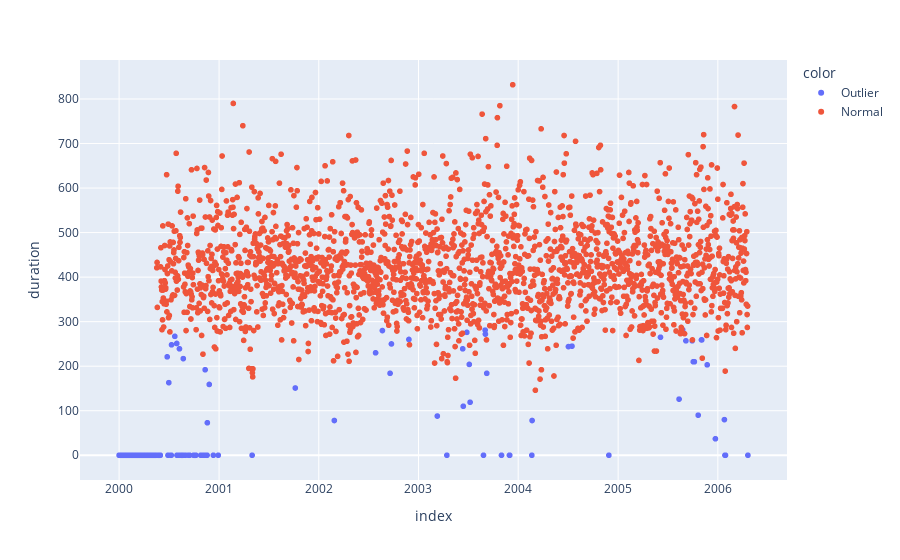

Source (notebook cell):
### Code cell
px.scatter(df, x=df.index , y=df.duration , 
           color=df['anomaly_seasonal_quantilemethod_duration'].map(lambda x: 'Outlier' if x==1 else 'Normal'),
           hover_data=['anomaly_seasonal_quantilemethod_duration'])

### Figure 1 — Plotly figure (JSON) as saved in the notebook; plotly's stock layout.template omitted (floating-point values rounded to 4 significant figures; data arrays with more than 128 entries replaced by an {"elided": "..."} marker saying what was removed)
{"data": [{"customdata": {"elided": "235x1 int values"}, "hovertemplate": "color=Outlier<br>index=%{x}<br>duration=%{y}<br>anomaly_seasonal_quantilemethod_duration=%{customdata[0]}<extra></extra>", "legendgroup": "Outlier", "marker": {"color": "#636efa", "symbol": "circle"}, "mode": "markers", "name": "Outlier", "showlegend": true, "type": "scattergl", "x": {"elided": "235 str values"}, "xaxis": "x", "y": {"elided": "235 int values"}, "yaxis": "y"}, {"customdata": {"elided": "2068x1 int values"}, "hovertemplate": "color=Normal<br>index=%{x}<br>duration=%{y}<br>anomaly_seasonal_quantilemethod_duration=%{customdata[0]}<extra></extra>", "legendgroup": "Normal", "marker": {"color": "#EF553B", "symbol": "circle"}, "mode": "markers", "name": "Normal", "showlegend": true, "type": "scattergl", "x": {"elided": "2068 str values"}, "xaxis": "x", "y": {"elided": "2068 int values"}, "yaxis": "y"}], "layout": {"legend": {"title": {"text": "color"}, "tracegroupgap": 0}, "margin": {"t": 60}, "xaxis": {"anchor": "y", "domain": [0, 1], "title": {"text": "index"}}, "yaxis": {"anchor": "x", "domain": [0, 1], "title": {"text": "duration"}}}}
